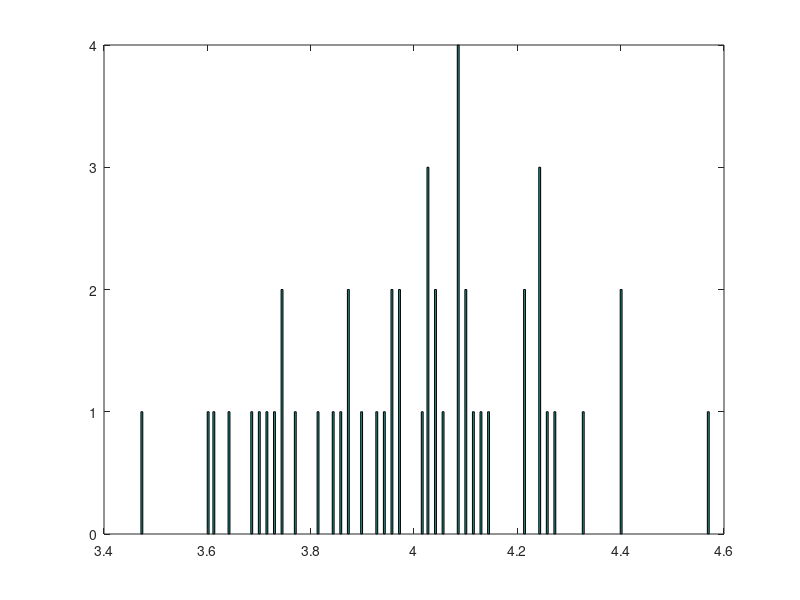

Write MATLAB code to recreate this figure.
% 1.
% log L = -l * n + (Sum x_i) log l - Sum log (x_i!)
% d log L / d l = -n + (Sum x_i) / l = 0 
% QED

% 2.

M = 50;
n = 70;
lambda = 4;

for sample=1:M
    for i=1:n
        S(sample, i) = poissrnd(lambda);
    end
end

for sample=1:M
    ac = 0
    for i=1:n
        ac = ac + S(sample, i)
    end
    mu_lambda(sample) = ac/n;
end
%mu_lambda = sum(S')/n;
mu_lambda
mu_lambda_avg = sum(mu_lambda)/M
hist(mu_lambda, 300);
 % no because the estimator is biased 
